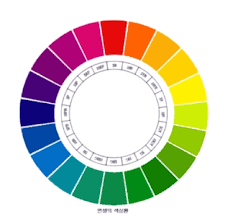
#> input picture image/color_map.png, 225 x 224 px
$ python 'Ex 4.4.1.py'
#> lines starting #> are read from the running program, lines starting #| are printed output that depends on the picture
import cv2


def print_matInfo(name, image):
    if image.dtype == 'uint8':
        mat_type = "CV_8U"
    elif image.dtype == 'int8':
        mat_type = "CV_8S"
    elif image.dtype == 'uint16' :
        mat_type = "CV_16U"
    elif image.dtype == 'int16' :
        mat_type = "CV_16S"
    elif image.dtype == 'float32' :
        mat_type = "CV_32F"
    elif image.dtype == 'float64' :
        mat_type = 'CV_64F'
    nchannel = 3 if image.ndim == 3 else 1

    print('%12s : '%(name))

title1, title2 = 'gray2gray', 'gray2color'
gray2gray  = cv2.imread('image/color_map.png', cv2.IMREAD_GRAYSCALE)
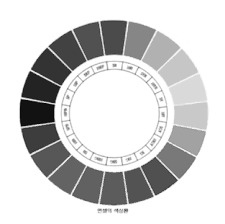
#> gray2gray: shape (224, 225); min 10, max 255, mean 207.4
gray2color = cv2.imread('image/color_map.png', cv2.IMREAD_COLOR)
#> gray2color is the input picture: shape (224, 225, 3); mean B, G, R 195.4, 208.4, 210.8

if gray2gray is None or gray2color is None :
    raise Exception('영상 파일 읽기 에러')
